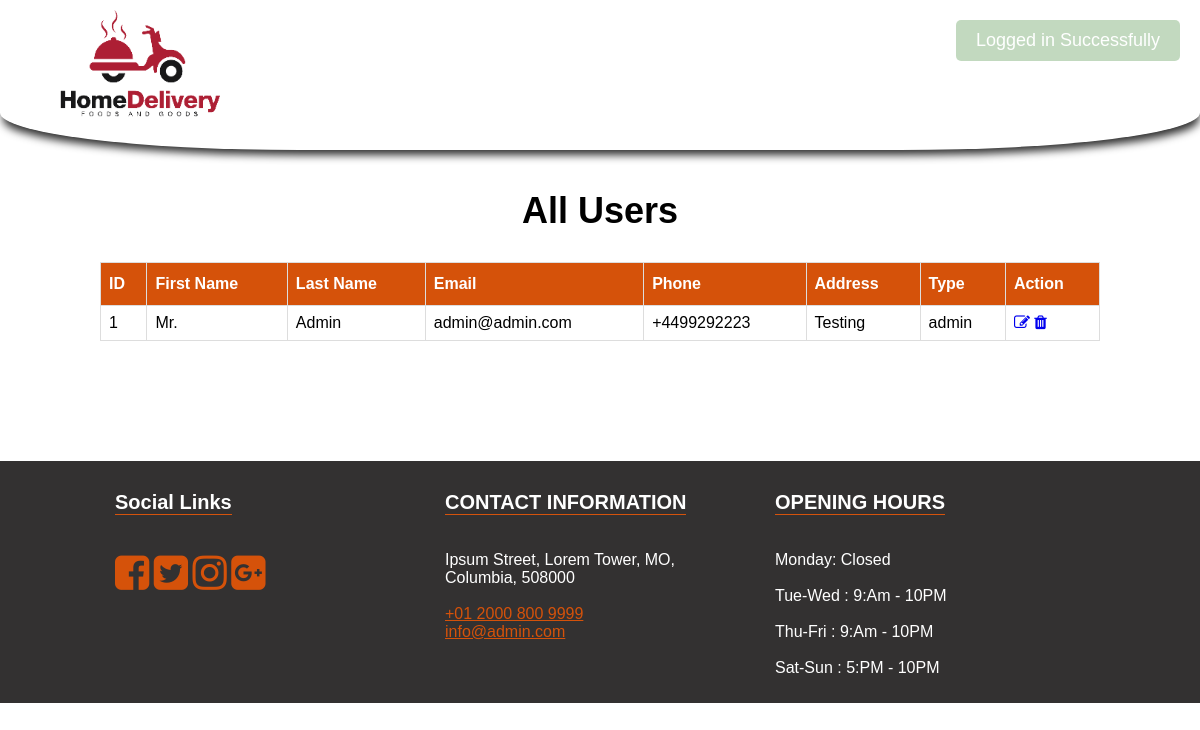
/users.php (signed in), run on the app's committed database.
### tables this page shows
CREATE TABLE `users` (
  `id` int(11) NOT NULL,
  `email` varchar(100) NOT NULL,
  `phone` varchar(20) NOT NULL,
  `password` varchar(255) NOT NULL,
  `fname` varchar(100) NOT NULL,
  `lname` varchar(100) NOT NULL,
  `address` text NOT NULL,
  `type` enum('user','admin') NOT NULL DEFAULT 'user'
);

CREATE TABLE `settings` (
  `id` int(11) NOT NULL,
  `about_title` text NOT NULL,
  `about_detail` text NOT NULL,
  `about_img` varchar(255) NOT NULL,
  `fb_link` varchar(255) NOT NULL,
  `tw_link` varchar(255) NOT NULL,
  `ins_link` varchar(255) NOT NULL,
  `gplus_link` varchar(255) NOT NULL,
  `contact_info` text NOT NULL,
  `opening_hours` text NOT NULL,
  `currency` enum('GBP','USD','EURO') NOT NULL DEFAULT 'GBP'
);

### functions/flash.php (called while the page is built, shortened)
<?php
class FlashMessage {
    public static function render($var) {
        $messages = $_SESSION[$var];
        return $messages;
    }
}
?>

### users.php (the view, shortened to what this page needs)
<?php
include 'functions/flash.php';
$flash = new \FlashMessage();
include 'includes/header.php';
$sql = "SELECT * FROM users ORDER BY id DESC";
$result = $conn->query($sql);
?>
	<section class="inner-page-sec">
		<div class="container">
			<h1>All Users</h1>
			<div style="overflow-x:auto;">
				<table class="custom-tbl">
					<thead>
						<tr>
							<th>ID</th>
							<th>First Name</th>
							<th>Last Name</th>
							<th>Email</th>
							<th>Phone</th>
							<th>Address</th>
							<th>Type</th>
							<th>Action</th>
						</tr>
					</thead>
					<tbody>
						<?php
						if ($result->num_rows > 0) {
							while($row = $result->fetch_assoc()){
						?>
						<tr>
							<td><?php echo $row['id']?></td>
							<td><?php echo $row['fname']?></td>
							<td><?php echo $row['lname']?></td>
							<td><?php echo $row['email']?></td>
							<td><?php echo $row['phone']?></td>
							<td><?php echo $row['address']?></td>
							<td><?php echo $row['type']?></td>
							<td>
								<a href="edit-user.php?id=<?php echo $row['id']?>"><i class="fa fa-pencil-square-o" aria-hidden="true"></i></a>
								<a href="delete-user.php?id=<?php echo $row['id']?>" class="delete-btn"><i class="fa fa-trash" aria-hidden="true"></i></a>
							</td>
						</tr>
						<?php } } else { ?>
							<tr>
								<td colspan="8">No Order Found!</td>
							</tr>
						<?php }  ?>
					</tbody>
				</table>
			</div>
		</div>
	</section>
<?php include 'includes/footer.php'; ?>

### includes/footer.php (shortened to what this page needs)
<footer>
	<div class="container">
		<div class="col-1">
			<h3>Social Links</h3>
			<ul>
				<li><a href="<?php echo $rowS['fb_link'];?>"><i class="fa fa-facebook-square" aria-hidden="true"></i></a></li>
				<li><a href="<?php echo $rowS['tw_link'];?>"><i class="fa fa-twitter-square" aria-hidden="true"></i></a></li>
				<li><a href="<?php echo $rowS['ins_link'];?>"><i class="fa fa-instagram" aria-hidden="true"></i></a></li>
				<li><a href="<?php echo $rowS['gplus_link'];?>"><i class="fa fa-google-plus-square" aria-hidden="true"></i></a></li>
			</ul>
		</div>
		<div class="col-1">
			<h3>CONTACT INFORMATION</h3>
			<p>
				<?php echo $rowS['contact_info'];?>
			</p>
		</div>
		<div class="col-1">
			<h3>OPENING HOURS</h3>
			<p>
				<?php echo $rowS['opening_hours'];?>
			</p>
		</div>
	</div>
</footer>
</div>
<?php
$nmsg=$flash->render('notification_msg');
$ntype=$flash->render('notification_type');
$str = "";
if($nmsg){
	$str .= '<div class="notificaton-msg msg-'.$ntype.'" style="top:20px;">';
    $str .= $nmsg;
	$str .= '</div>';
}
echo $str;
?>
</body>
</html>

### css/main.css (style rules this page uses)
body { margin: 0; font-family: Arial, Helvetica, sans-serif; }
footer { background-color: #333131; color: #fff; }
footer .container { max-width: 1000px; width: 100%; margin: 0px auto; }
footer .container .col-1 { float: left; width: 30%; padding: 10px 15px; }
footer .container .col-1 a { color: #d5520a; }
footer .container .col-1 h3 { text-align: left; font-size: 20px; border-bottom: 1px solid #d5530c; display: inline-block; }
footer .container .col-1 ul { padding: 0px; list-style: none; }
footer .container .col-1 ul li { display: inline-block; }
footer .container .col-1 ul li a { font-size: 40px; color: #d5520a; }
.inner-page-sec { padding-top: 150px; padding-bottom: 80px; }
.inner-page-sec .container { max-width: 1000px; width: 100%; margin: 40px auto; }
.inner-page-sec .container h1 { text-align: center; font-size: 36px; }
.notificaton-msg { position: fixed; top: 20px; right: 20px; z-index: 99999999; background-color: #4e4242; color: #fff; padding: 10px 20px 10px; border-radius: 5px; font-size: 18px; font-weight: 100; font-family: sans-serif; }
.notificaton-msg.msg-success { background-color: #63a05c; color: #fff; }
.custom-tbl { font-family: Arial, Helvetica, sans-serif; border-collapse: collapse; width: 100%; }
.custom-tbl td, .custom-tbl th { border: 1px solid #ddd; padding: 8px; }
.custom-tbl th { padding-top: 12px; padding-bottom: 12px; text-align: left; background-color: #d5520a; color: white; }

### data on the page
users: id "1", fname "Mr.", lname "Admin", email "admin@admin.com", phone "+4499292223", address "Testing", type "admin"
settings: contact_info "Ipsum Street, Lorem Tower, MO, Columbia, 508000 +01 2000 800 9999 info@admin.com", opening_hours "Monday: Closed Tue-Wed : 9:Am - 10PM Thu-Fri : 9:Am - 10PM Sat-Sun : 5:PM - 10PM"
